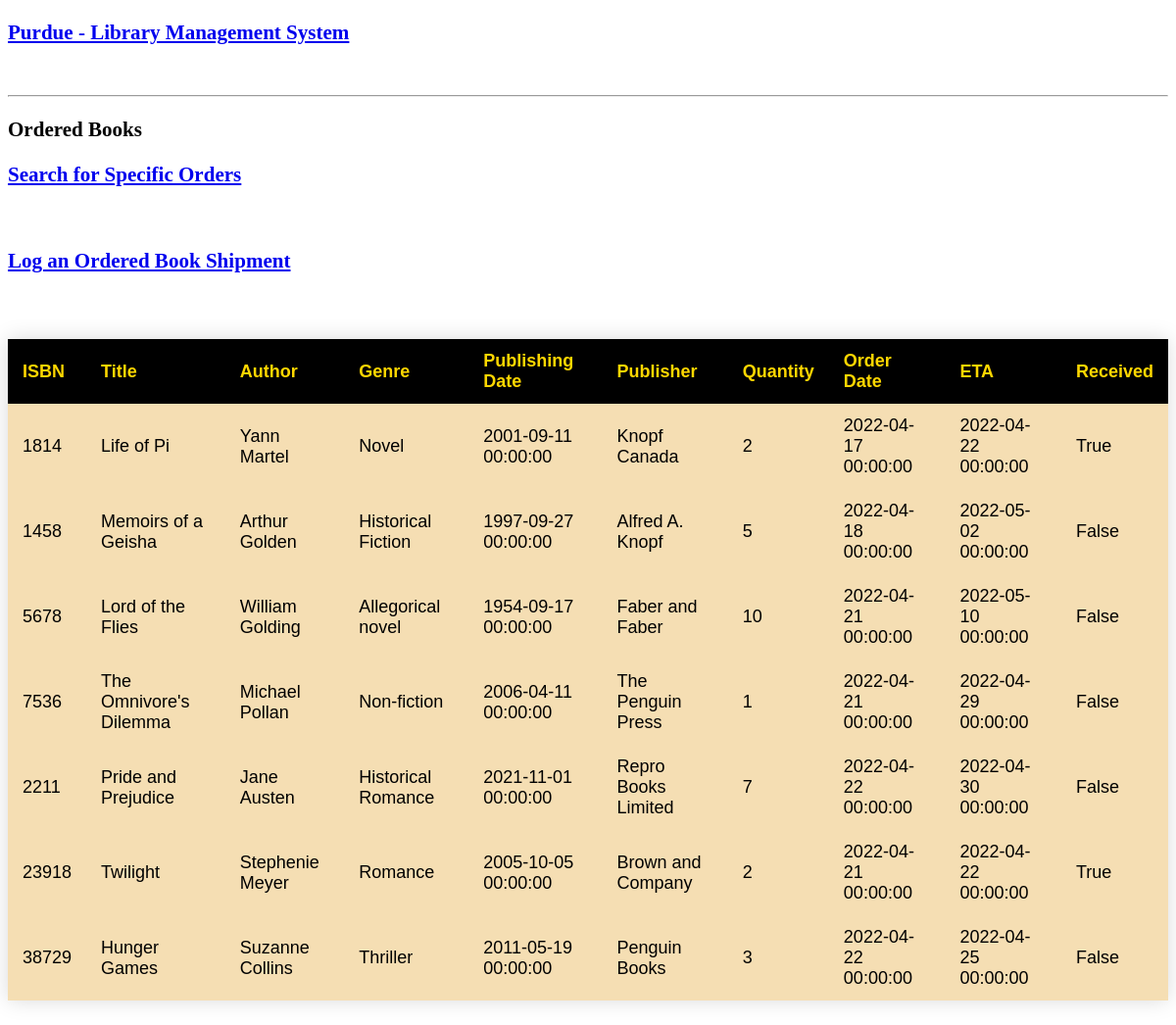
The page /show_orders on the database as committed earlier.
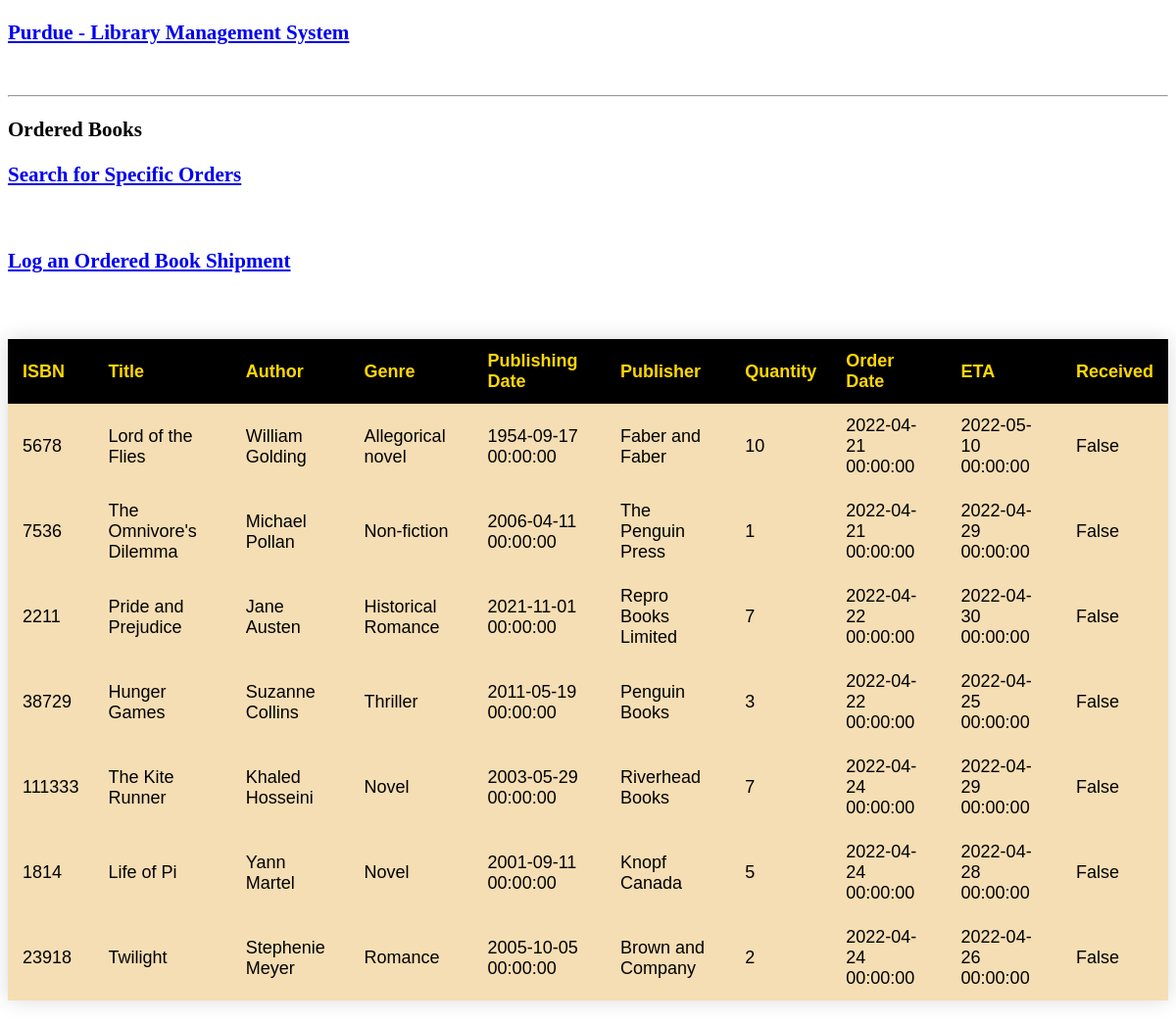
The same page on the database as committed later.
### app.py (models this page shows, shortened)
class ordered_books(db.Model):
    isbn = db.Column(db.Integer, primary_key=True, nullable=False, index = True)
    title = db.Column(db.String(200), nullable=False)
    author = db.Column(db.String(100), nullable=False)
    quantity = db.Column(db.Integer, nullable=False)
    order_date = db.Column(db.DateTime, nullable=False)
    eta = db.Column(db.DateTime, nullable=False)
    received = db.Column(db.Boolean, nullable=False)
    genre = db.Column(db.String(200), nullable=False)
    pub_date = db.Column(db.DateTime, nullable=False)
    publisher = db.Column(db.String(200), nullable=False)
    @app.route('/show_orders', methods = ['GET', 'POST'])
    def show_orders():
        return render_template('show_orders.html', ordered_books = ordered_books.query.all())

### app.py (the view)
    @app.route('/show_orders', methods = ['GET', 'POST'])
    def show_orders():
        return render_template('show_orders.html', ordered_books = ordered_books.query.all())

### templates/show_orders.html (shortened to what this page needs)
<!DOCTYPE html>
<html lang = "en">
   <head>
   </head>
   <body>
    <h3>
        <a href = "{{ url_for('show_all') }}">Purdue - Library
           Management System</a>
     </h3> <br>
     <hr/>
     <h3>Ordered Books</h3>
     <h3>
      <a href = "{{ url_for('filter_orders') }}"> Search for Specific Orders</a>
      </h3> <br>
      <h3>
         <a href = "{{ url_for('update_order_status') }}"> Log an Ordered Book Shipment</a>
         </h3> <br>
      <table class="styled-table">
         <thead>
            <tr>
               <th>ISBN</th>
               <th>Title</th>
               <th>Author</th>
               <th>Genre</th>
               <th>Publishing Date</th>
               <th>Publisher</th>
               <th>Quantity</th>
               <th>Order Date</th>
               <th>ETA</th>
               <th> Received</th>
            </tr>
         </thead>
         <tbody>
            {% for book in ordered_books %}
               <tr>
                  <td>{{ book.isbn }}</td>
                  <td>{{ book.title}}</td>
                  <td>{{ book.author}}</td>
                  <td>{{ book.genre}}</td>
                  <td>{{ book.pub_date}}</td>
                  <td>{{ book.publisher}}</td>
                  <td>{{ book.quantity}}</td>
                  <td>{{ book.order_date}}</td>
                  <td>{{ book.eta}}</td>
                  <td>{{ book.received}}</td>
               </tr>
            {% endfor %}
         </tbody>
      </table>
   </body>
</html>

Rows that differ between the two databases and show on the page:
removed ordered_books: isbn "1458", title "Memoirs of a Geisha", author "Arthur Golden", genre "Historical Fiction", pub_date "1997-09-27 00:00:00", publisher "Alfred A. Knopf", quantity "5", order_date "2022-04-18 00:00:00", eta "2022-05-02 00:00:00", received "False"
shown differently, row unchanged: ordered_books "Hunger Games": moves up the list
added ordered_books: isbn "111333", title "The Kite Runner", author "Khaled Hosseini", genre "Novel", pub_date "2003-05-29 00:00:00", publisher "Riverhead Books", quantity "7", order_date "2022-04-24 00:00:00", eta "2022-04-29 00:00:00", received "False"
changed ordered_books "Life of Pi": quantity "2" → "5"; order_date "2022-04-17 00:00:00" → "2022-04-24 00:00:00"; eta "2022-04-22 00:00:00" → "2022-04-28 00:00:00"; received "True" → "False"; moves down the list
changed ordered_books "Twilight": order_date "2022-04-21 00:00:00" → "2022-04-24 00:00:00"; eta "2022-04-22 00:00:00" → "2022-04-26 00:00:00"; received "True" → "False"
